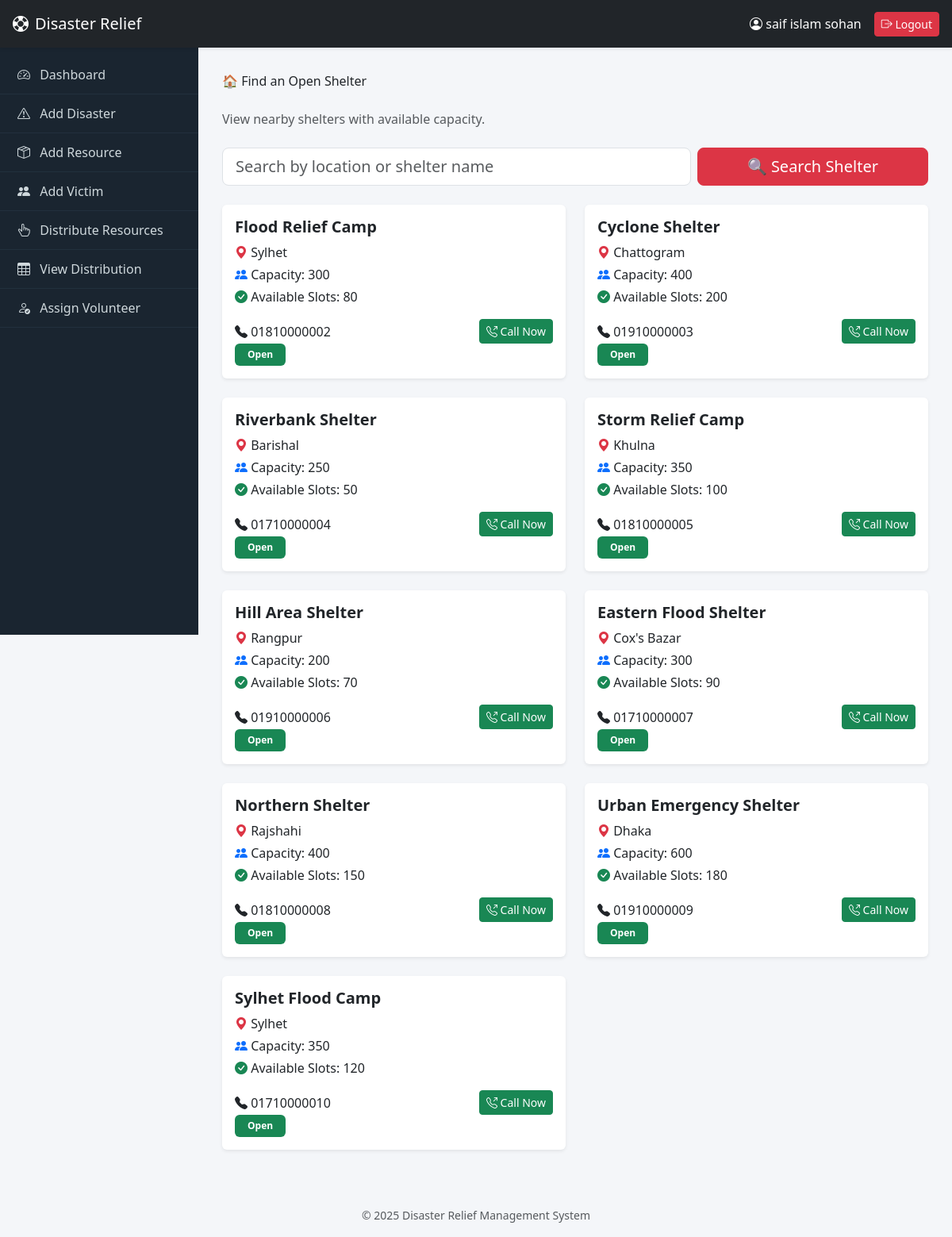
The page /find_shelter.php (signed in) on the database its author committed.
### tables this page shows
CREATE TABLE `shelters` (
  `id` int(11) NOT NULL,
  `name` varchar(150) DEFAULT NULL,
  `location` varchar(150) DEFAULT NULL,
  `capacity` int(11) DEFAULT NULL,
  `available_slots` int(11) DEFAULT NULL,
  `contact` varchar(50) DEFAULT NULL
);

### find_shelter.php (the view, shortened to what this page needs)
<?php
include 'config.php';
include 'header.php';
$search = $_GET['search'] ?? '';
$sql = "
    SELECT *
    FROM shelters
    WHERE available_slots > 0
";
$result = mysqli_query($conn, $sql);
?>
<div class="page-title mb-4">
    🏠 Find an Open Shelter
</div>
<p class="text-muted mb-4">
    View nearby shelters with available capacity.
</p>
<form method="GET" class="row g-2 mb-4">
    <div class="col-md-8">
        <input type="text"
            name="search"
            value="<?= htmlspecialchars($search); ?>"
            class="form-control form-control-lg"
            placeholder="Search by location or shelter name">
    </div>
    <div class="col-md-4">
        <button class="btn btn-danger btn-lg w-100">
            🔍 Search Shelter
        </button>
    </div>
</form>
<div class="row g-4">
    <?php if (mysqli_num_rows($result) > 0): ?>
        <?php while ($row = mysqli_fetch_assoc($result)): ?>
            <div class="col-md-6">
                <div class="card shadow-sm border-0 h-100">
                    <div class="card-body">
                        <h5 class="fw-bold mb-2">
                            <?= htmlspecialchars($row['name']); ?>
                        </h5>
                        <p class="mb-1">
                            <i class="bi bi-geo-alt-fill text-danger"></i>
                            <?= htmlspecialchars($row['location']); ?>
                        </p>
                        <p class="mb-1">
                            <i class="bi bi-people-fill text-primary"></i>
                            Capacity: <?= $row['capacity']; ?>
                        </p>
                        <p class="mb-2">
                            <i class="bi bi-check-circle-fill text-success"></i>
                            Available Slots: <?= $row['available_slots']; ?>
                        </p>
                        <div class="d-flex align-items-center justify-content-between mt-3">
                            <div>
                                <i class="bi bi-telephone-fill"></i>
                                <?= htmlspecialchars($row['contact']); ?>
                            </div>
                            <a href="tel:<?= htmlspecialchars($row['contact']); ?>"
                                class="btn btn-success btn-sm">
                                <i class="bi bi-telephone-outbound"></i> Call Now
                            </a>
                        </div>
                        <span class="badge bg-success px-3 py-2">
                            Open
                        </span>
                    </div>
                </div>
            </div>
        <?php endwhile; ?>
    <?php endif; ?>
</div>
<?php include 'footer.php'; ?>

### header.php (style rules this page uses)
:root { --navbar-height: 60px; --sidebar-width: 250px; }
body { background: #f4f6f9; margin: 0; padding: 0; }

### rows shown on the page
shelters: name "Flood Relief Camp", location "Sylhet", capacity "300", available_slots "80", contact "01810000002"
shelters: name "Cyclone Shelter", location "Chattogram", capacity "400", available_slots "200", contact "01910000003"
shelters: name "Riverbank Shelter", location "Barishal", capacity "250", available_slots "50", contact "01710000004"
shelters: name "Storm Relief Camp", location "Khulna", capacity "350", available_slots "100", contact "01810000005"
shelters: name "Hill Area Shelter", location "Rangpur", capacity "200", available_slots "70", contact "01910000006"
shelters: name "Eastern Flood Shelter", location "Cox's Bazar", capacity "300", available_slots "90", contact "01710000007"
shelters: name "Northern Shelter", location "Rajshahi", capacity "400", available_slots "150", contact "01810000008"
shelters: name "Urban Emergency Shelter", location "Dhaka", capacity "600", available_slots "180", contact "01910000009"
shelters: name "Sylhet Flood Camp", location "Sylhet", capacity "350", available_slots "120", contact "01710000010"

### other values the page prints
$name "saif islam sohan"
